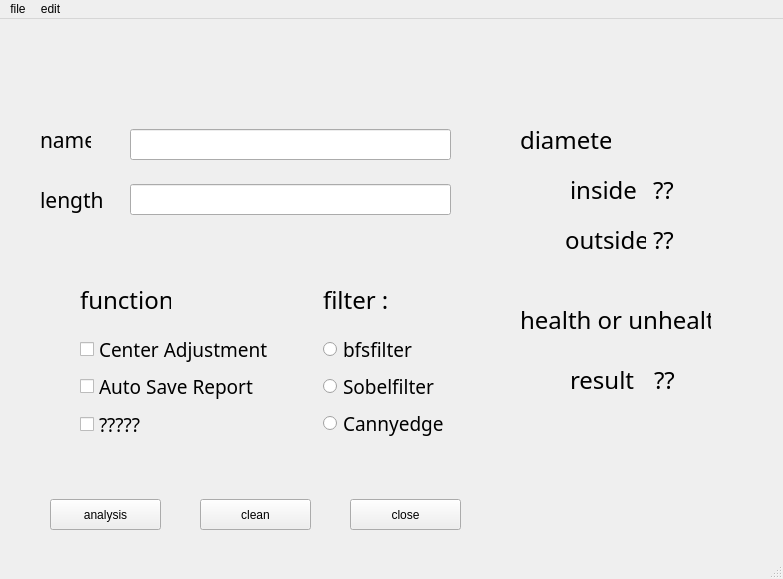
<?xml version="1.0" encoding="UTF-8"?>
<ui version="4.0">
 <class>MainWindow</class>
 <widget class="QMainWindow" name="MainWindow">
  <property name="geometry">
   <rect>
    <x>0</x>
    <y>0</y>
    <width>783</width>
    <height>579</height>
   </rect>
  </property>
  <property name="windowTitle">
   <string>MainWindow</string>
  </property>
  <widget class="QWidget" name="centralwidget">
   <widget class="QPushButton" name="close">
    <property name="geometry">
     <rect>
      <x>350</x>
      <y>480</y>
      <width>111</width>
      <height>31</height>
     </rect>
    </property>
    <property name="text">
     <string>close</string>
    </property>
   </widget>
   <widget class="QPushButton" name="clean">
    <property name="geometry">
     <rect>
      <x>200</x>
      <y>480</y>
      <width>111</width>
      <height>31</height>
     </rect>
    </property>
    <property name="styleSheet">
     <string notr="true"/>
    </property>
    <property name="text">
     <string>clean</string>
    </property>
   </widget>
   <widget class="QPushButton" name="analysis">
    <property name="geometry">
     <rect>
      <x>50</x>
      <y>480</y>
      <width>111</width>
      <height>31</height>
     </rect>
    </property>
    <property name="text">
     <string>analysis</string>
    </property>
   </widget>
   <widget class="QLabel" name="inside">
    <property name="geometry">
     <rect>
      <x>570</x>
      <y>150</y>
      <width>71</width>
      <height>41</height>
     </rect>
    </property>
    <property name="font">
     <font>
      <family>Agency FB</family>
      <pointsize>18</pointsize>
     </font>
    </property>
    <property name="text">
     <string>inside :</string>
    </property>
   </widget>
   <widget class="QLabel" name="outside">
    <property name="geometry">
     <rect>
      <x>565</x>
      <y>200</y>
      <width>81</width>
      <height>41</height>
     </rect>
    </property>
    <property name="font">
     <font>
      <family>Agency FB</family>
      <pointsize>18</pointsize>
     </font>
    </property>
    <property name="text">
     <string>outside :</string>
    </property>
   </widget>
   <widget class="QLabel" name="health">
    <property name="geometry">
     <rect>
      <x>520</x>
      <y>280</y>
      <width>191</width>
      <height>41</height>
     </rect>
    </property>
    <property name="font">
     <font>
      <family>Bahnschrift Condensed</family>
      <pointsize>18</pointsize>
      <weight>50</weight>
      <italic>false</italic>
      <bold>false</bold>
     </font>
    </property>
    <property name="text">
     <string>health or unhealth</string>
    </property>
   </widget>
   <widget class="QLabel" name="outside_text">
    <property name="geometry">
     <rect>
      <x>653</x>
      <y>200</y>
      <width>81</width>
      <height>41</height>
     </rect>
    </property>
    <property name="font">
     <font>
      <family>Agency FB</family>
      <pointsize>18</pointsize>
     </font>
    </property>
    <property name="text">
     <string>??</string>
    </property>
   </widget>
   <widget class="QLabel" name="result_text">
    <property name="geometry">
     <rect>
      <x>654</x>
      <y>340</y>
      <width>91</width>
      <height>41</height>
     </rect>
    </property>
    <property name="font">
     <font>
      <family>Agency FB</family>
      <pointsize>18</pointsize>
     </font>
    </property>
    <property name="text">
     <string>??</string>
    </property>
   </widget>
   <widget class="QLabel" name="inside_text">
    <property name="geometry">
     <rect>
      <x>653</x>
      <y>150</y>
      <width>91</width>
      <height>41</height>
     </rect>
    </property>
    <property name="font">
     <font>
      <family>Agency FB</family>
      <pointsize>18</pointsize>
     </font>
    </property>
    <property name="text">
     <string>??</string>
    </property>
   </widget>
   <widget class="QRadioButton" name="bfsfilter">
    <property name="geometry">
     <rect>
      <x>323</x>
      <y>310</y>
      <width>141</width>
      <height>41</height>
     </rect>
    </property>
    <property name="font">
     <font>
      <family>Bahnschrift SemiLight SemiConde</family>
      <pointsize>14</pointsize>
     </font>
    </property>
    <property name="text">
     <string>bfsfilter</string>
    </property>
   </widget>
   <widget class="QRadioButton" name="Sobelfilter">
    <property name="geometry">
     <rect>
      <x>323</x>
      <y>347</y>
      <width>141</width>
      <height>41</height>
     </rect>
    </property>
    <property name="font">
     <font>
      <family>Bahnschrift SemiLight SemiConde</family>
      <pointsize>14</pointsize>
     </font>
    </property>
    <property name="text">
     <string>Sobelfilter</string>
    </property>
   </widget>
   <widget class="QRadioButton" name="Cannyedge">
    <property name="geometry">
     <rect>
      <x>323</x>
      <y>384</y>
      <width>151</width>
      <height>41</height>
     </rect>
    </property>
    <property name="font">
     <font>
      <family>Bahnschrift SemiLight SemiConde</family>
      <pointsize>14</pointsize>
     </font>
    </property>
    <property name="text">
     <string>Cannyedge</string>
    </property>
   </widget>
   <widget class="QLabel" name="diameter">
    <property name="geometry">
     <rect>
      <x>520</x>
      <y>100</y>
      <width>91</width>
      <height>41</height>
     </rect>
    </property>
    <property name="font">
     <font>
      <family>Bahnschrift Condensed</family>
      <pointsize>18</pointsize>
      <weight>50</weight>
      <italic>false</italic>
      <bold>false</bold>
     </font>
    </property>
    <property name="text">
     <string>diameter</string>
    </property>
   </widget>
   <widget class="QLabel" name="result">
    <property name="geometry">
     <rect>
      <x>570</x>
      <y>340</y>
      <width>71</width>
      <height>41</height>
     </rect>
    </property>
    <property name="font">
     <font>
      <family>Agency FB</family>
      <pointsize>18</pointsize>
     </font>
    </property>
    <property name="text">
     <string>result :</string>
    </property>
   </widget>
   <widget class="QLabel" name="name">
    <property name="geometry">
     <rect>
      <x>40</x>
      <y>100</y>
      <width>51</width>
      <height>41</height>
     </rect>
    </property>
    <property name="font">
     <font>
      <family>Bahnschrift Condensed</family>
      <pointsize>16</pointsize>
      <weight>50</weight>
      <italic>false</italic>
      <bold>false</bold>
     </font>
    </property>
    <property name="text">
     <string>name</string>
    </property>
   </widget>
   <widget class="QLabel" name="length">
    <property name="geometry">
     <rect>
      <x>40</x>
      <y>160</y>
      <width>91</width>
      <height>41</height>
     </rect>
    </property>
    <property name="font">
     <font>
      <family>Bahnschrift Condensed</family>
      <pointsize>16</pointsize>
      <weight>50</weight>
      <italic>false</italic>
      <bold>false</bold>
     </font>
    </property>
    <property name="text">
     <string>length</string>
    </property>
   </widget>
   <widget class="QLabel" name="filter">
    <property name="geometry">
     <rect>
      <x>323</x>
      <y>260</y>
      <width>91</width>
      <height>41</height>
     </rect>
    </property>
    <property name="font">
     <font>
      <family>Bahnschrift Condensed</family>
      <pointsize>18</pointsize>
      <weight>50</weight>
      <italic>false</italic>
      <bold>false</bold>
     </font>
    </property>
    <property name="text">
     <string>filter :</string>
    </property>
   </widget>
   <widget class="QCheckBox" name="Center">
    <property name="geometry">
     <rect>
      <x>80</x>
      <y>310</y>
      <width>221</width>
      <height>41</height>
     </rect>
    </property>
    <property name="font">
     <font>
      <family>Bahnschrift</family>
      <pointsize>14</pointsize>
     </font>
    </property>
    <property name="text">
     <string>Center Adjustment</string>
    </property>
   </widget>
   <widget class="QCheckBox" name="Report">
    <property name="geometry">
     <rect>
      <x>80</x>
      <y>352</y>
      <width>191</width>
      <height>31</height>
     </rect>
    </property>
    <property name="font">
     <font>
      <family>Bahnschrift</family>
      <pointsize>14</pointsize>
     </font>
    </property>
    <property name="text">
     <string>Auto Save Report</string>
    </property>
   </widget>
   <widget class="QCheckBox" name="checkBox_3">
    <property name="geometry">
     <rect>
      <x>80</x>
      <y>396</y>
      <width>121</width>
      <height>19</height>
     </rect>
    </property>
    <property name="font">
     <font>
      <family>Bahnschrift</family>
      <pointsize>14</pointsize>
     </font>
    </property>
    <property name="text">
     <string>?????</string>
    </property>
   </widget>
   <widget class="QLabel" name="function">
    <property name="geometry">
     <rect>
      <x>80</x>
      <y>260</y>
      <width>91</width>
      <height>41</height>
     </rect>
    </property>
    <property name="font">
     <font>
      <family>Bahnschrift Condensed</family>
      <pointsize>18</pointsize>
      <weight>50</weight>
      <italic>false</italic>
      <bold>false</bold>
     </font>
    </property>
    <property name="text">
     <string>function :</string>
    </property>
   </widget>
   <widget class="QLineEdit" name="path_lineEdit">
    <property name="geometry">
     <rect>
      <x>130</x>
      <y>110</y>
      <width>321</width>
      <height>31</height>
     </rect>
    </property>
   </widget>
   <widget class="QLineEdit" name="length_lineEdit">
    <property name="geometry">
     <rect>
      <x>130</x>
      <y>165</y>
      <width>321</width>
      <height>31</height>
     </rect>
    </property>
   </widget>
  </widget>
  <widget class="QMenuBar" name="menubar">
   <property name="geometry">
    <rect>
     <x>0</x>
     <y>0</y>
     <width>783</width>
     <height>25</height>
    </rect>
   </property>
   <widget class="QMenu" name="menufile">
    <property name="enabled">
     <bool>true</bool>
    </property>
    <property name="geometry">
     <rect>
      <x>2242</x>
      <y>256</y>
      <width>137</width>
      <height>126</height>
     </rect>
    </property>
    <property name="title">
     <string>file</string>
    </property>
    <addaction name="openfile"/>
    <addaction name="save"/>
    <addaction name="save_as"/>
   </widget>
   <widget class="QMenu" name="menuedit">
    <property name="title">
     <string>edit</string>
    </property>
    <addaction name="setting"/>
   </widget>
   <addaction name="menufile"/>
   <addaction name="menuedit"/>
  </widget>
  <widget class="QStatusBar" name="statusbar"/>
  <action name="openfile">
   <property name="text">
    <string>open file</string>
   </property>
  </action>
  <action name="save">
   <property name="text">
    <string>save</string>
   </property>
  </action>
  <action name="save_as">
   <property name="text">
    <string>save as</string>
   </property>
  </action>
  <action name="setting">
   <property name="text">
    <string>setting</string>
   </property>
  </action>
 </widget>
 <resources/>
 <connections/>
</ui>
